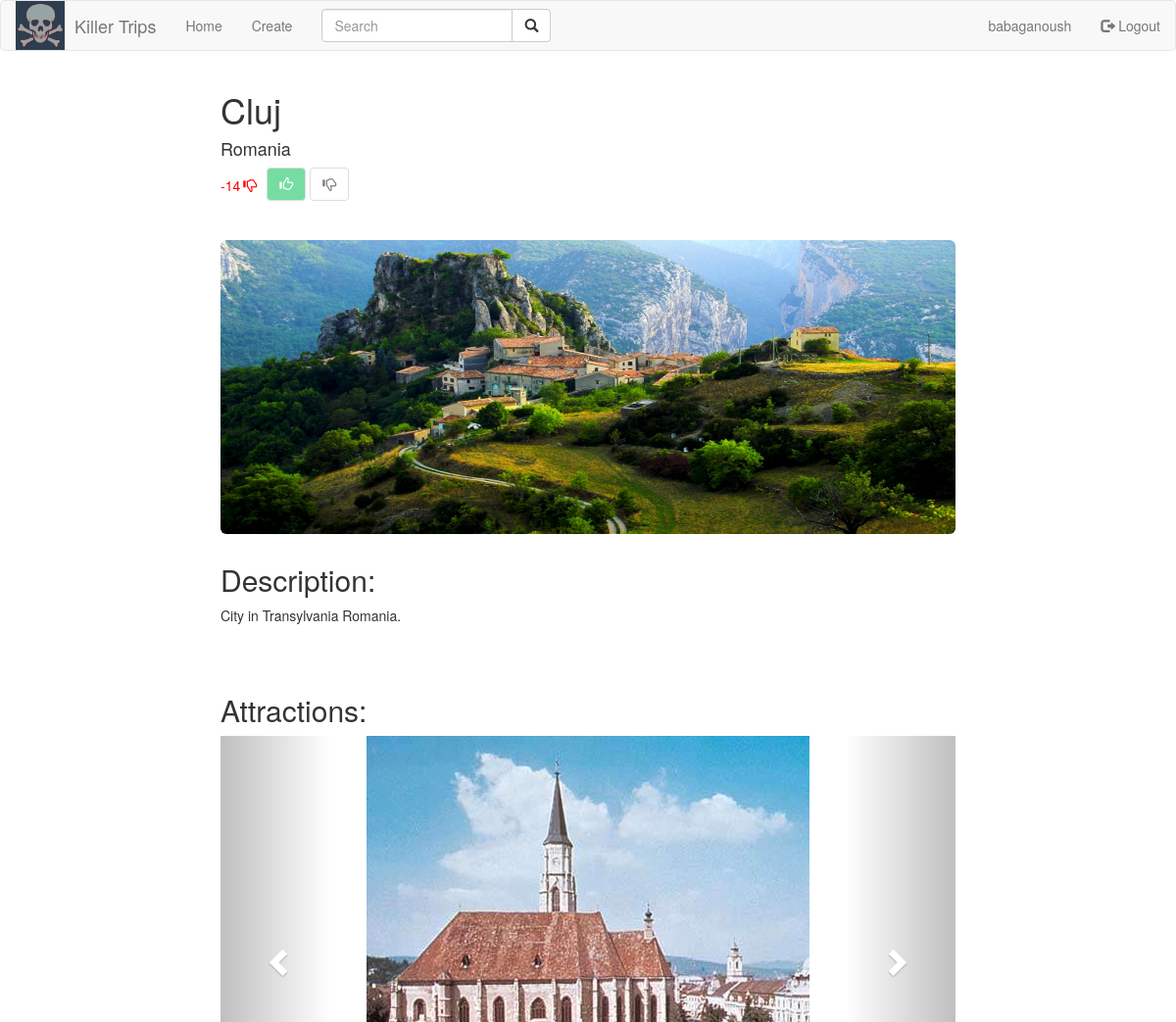
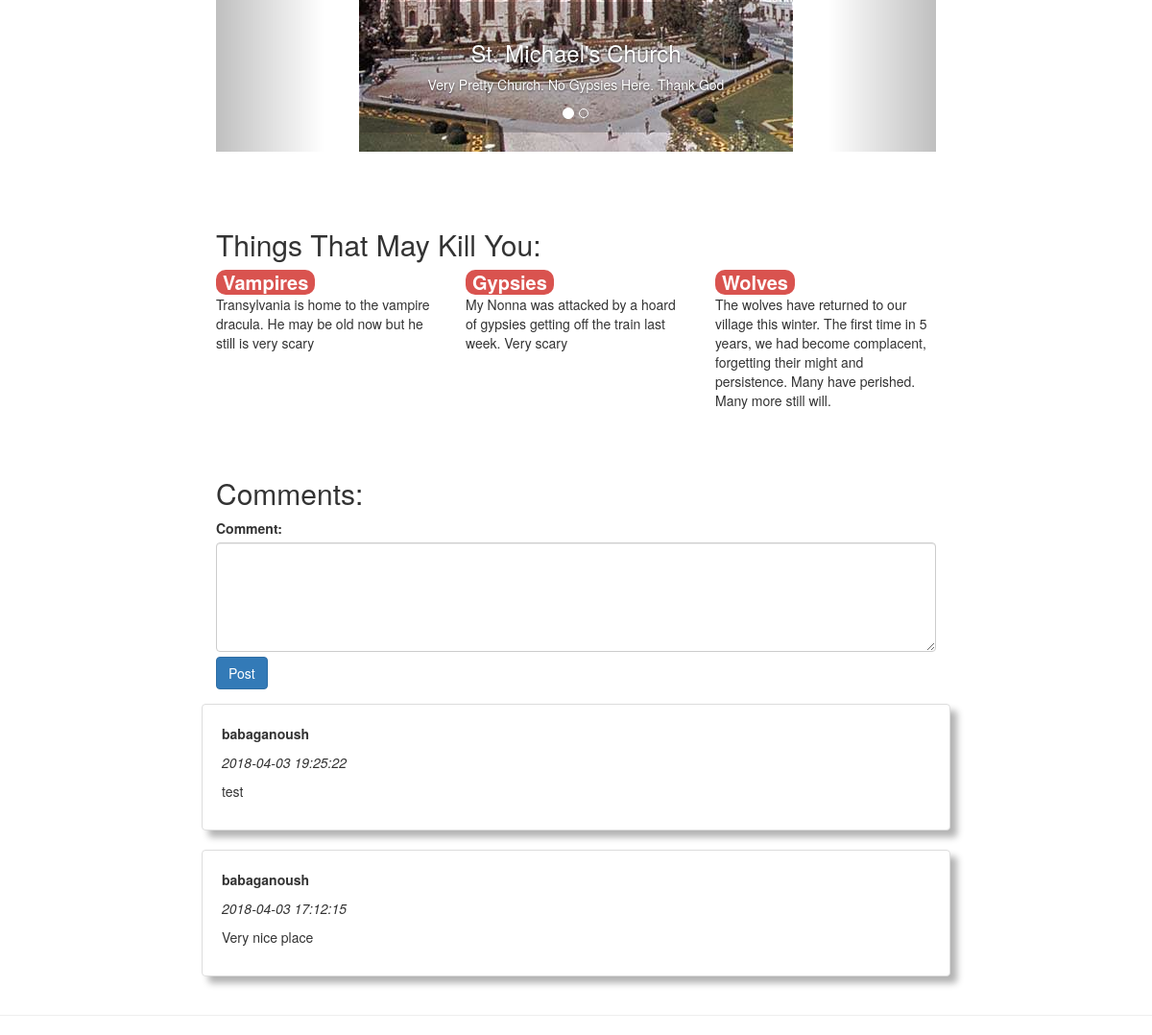
Screenshot of /src/views/city.php?cityid=46 (signed in) with the database file from the repository (2 pictures, top to bottom).
### tables this page shows
CREATE TABLE `cities` (
  `cityid` int(11) NOT NULL,
  `city` varchar(100) NOT NULL,
  `description` varchar(1000) NOT NULL,
  `country` varchar(100) NOT NULL,
  `image` varchar(200) NOT NULL,
  `date` timestamp NOT NULL DEFAULT CURRENT_TIMESTAMP
);

CREATE TABLE `attractions` (
  `attractionid` int(11) NOT NULL,
  `image` varchar(200) NOT NULL,
  `name` varchar(200) NOT NULL,
  `description` varchar(1000) NOT NULL,
  `cityid` int(11) NOT NULL,
  `date` timestamp NOT NULL DEFAULT CURRENT_TIMESTAMP
);

CREATE TABLE `killinfo` (
  `killid` int(11) NOT NULL,
  `cityid` int(11) NOT NULL,
  `date` timestamp NOT NULL DEFAULT CURRENT_TIMESTAMP,
  `killtext` text NOT NULL,
  `killname` varchar(100) NOT NULL
);

CREATE TABLE `comments` (
  `commentid` int(11) NOT NULL,
  `date` timestamp NOT NULL DEFAULT CURRENT_TIMESTAMP,
  `userid` int(11) NOT NULL,
  `comment` varchar(400) NOT NULL,
  `cityid` int(11) NOT NULL
);

CREATE TABLE `users` (
  `userid` int(11) NOT NULL,
  `username` varchar(32) NOT NULL,
  `password` varchar(64) NOT NULL,
  `permission` varchar(32) NOT NULL
);

### src/php/Cities.php (called while the page is built, shortened)
<?php
class Cities {
    public static function getCityById($id){
		try {
            $db = Database::getConnection();
            $queryString = "SELECT * FROM `cities` WHERE `cityid` = $id";
            $result = $db->query($queryString);
            if (($result->num_rows)>0){
                $city = $result->fetch_assoc();
            } else {
                header("Location: /killer-trips/src/views/404.php");
            }
            return $city;
        }
        catch(mysqli_sql_exception $e){
            echo "Connection failed: " . $e->getMessage();
        }
    }
}
?>

### src/php/Votes.php (called while the page is built, shortened)
<?php
class Votes {
	public static function getVotesForCity($cityid){
		try {
            $db = Database::getConnection();
            $queryString = "SELECT count(case when cityid = $cityid and score = 1 then 1 end) as upvote, count(case when cityid = $cityid and score = -1 then 1 end) as downvote FROM vote";
            $result = $db->query($queryString);
            $row = $result->fetch_assoc();
            $upvotes = $row["upvote"];
            $downvote = $row["downvote"];
            $difference = (int)$upvotes - (int)$downvote;
        }
        catch(mysqli_sql_exception $e){
            echo "Connection failed: " . $e->getMessage();
        }
        return $difference;
    }
    public static function hasUserVoted($cityid, $userid){
		try {
            $db = Database::getConnection();
            $hasvoted = 0;
            $queryString = "SELECT * FROM `vote` where cityid = $cityid and userid = $userid";
            $result = $db->query($queryString);
            $row = mysqli_fetch_assoc($result);
            if ($result->num_rows > 0){
                $hasvoted = $row["score"];
            }
        }
        catch(mysqli_sql_exception $e){
            echo "Connection failed: " . $e->getMessage();
        }
        return (int)$hasvoted;
    }
}
?>

### src/php/Attractions.php (called while the page is built, shortened)
<?php
class Attractions {
	public static function getAttractionsForCity($cityid){
		try {
            $db = Database::getConnection();
            $queryString = "SELECT * FROM `attractions` WHERE `cityid` = $cityid";
            $result = $db->query($queryString);
            $rows = array();
            while ($row = $result->fetch_assoc()) {
                array_push($rows, $row);
            }
        }
        catch(mysqli_sql_exception $e){
            echo "Connection failed: " . $e->getMessage();
        }
        return $rows;
    }
}
?>

### src/php/KillInfo.php (called while the page is built, shortened)
<?php
class KillInfo {
	public static function getKillInfoForCity($cityid){
		try {
            $db = Database::getConnection();
            $queryString = "SELECT * FROM `killinfo` WHERE `cityid` = $cityid";
            $result = $db->query($queryString);
            $rows = array();
            while ($row = $result->fetch_assoc()) {
                array_push($rows, $row);
            }
        }
        catch(mysqli_sql_exception $e){
            echo "Connection failed: " . $e->getMessage();
        }
        return $rows;
    }
}
?>

### src/php/Comments.php (called while the page is built, shortened)
<?php
class Comments {
	public static function getCommentsForCity($cityid){
		try {
            $db = Database::getConnection();
            $queryString = "SELECT * FROM `comments` WHERE `cityid` = $cityid ORDER BY `date` DESC";
            $result = $db->query($queryString);
            $rows = array();
            while ($row = $result->fetch_assoc()) {
                array_push($rows, $row);
            }
        }
        catch(mysqli_sql_exception $e){
            echo "Connection failed: " . $e->getMessage();
        }
        return $rows;
    }
}
?>

### src/php/User.php (called while the page is built, shortened)
<?php
class User {
	public static function getUserById($userid){
		try {
            $db = Database::getConnection();
            $queryString = "SELECT * FROM `users` WHERE `userid` = $userid";
            $result = $db->query($queryString);
            $user = $result->fetch_assoc();
        }
        catch(mysqli_sql_exception $e){
            echo "Connection failed: " . $e->getMessage();
        }
        return $user;
    }
}
?>

### src/views/city.php (the view, shortened to what this page needs)
<?php
    include("../php/Cities.php");
    include("../php/Attractions.php");
    include("../php/KillInfo.php");
    include("../php/Comments.php");
    include("../php/Votes.php");
    $city = Cities::getCityById($_GET["cityid"]);
    $hasvoted = Votes::hasUserVoted($_GET["cityid"], $_SESSION['userid']);
    $votescore = Votes::getVotesForCity($_GET["cityid"]);
    $attractions = Attractions::getAttractionsForCity($_GET["cityid"]);
    $killinfo = KillInfo::getKillInfoForCity($_GET["cityid"]);
    $comments = Comments::getCommentsForCity($_GET["cityid"]);
?>
<!DOCTYPE html>
    <head>
        <link rel="stylesheet" href="https://maxcdn.bootstrapcdn.com/bootstrap/3.3.7/css/bootstrap.min.css">
        <link rel="stylesheet" href="../css/cities.css">
    </head>
    <body>
      <nav class="navbar navbar-default">
        <div class="container-fluid">
          <div class="navbar-header">
            <a href="homepage.php" class="navbar-left"><img style="width: 50px; height:50px; margin-right: 10px;" src="../images/logo.jpg"></a>
            <a class="navbar-brand" href="homepage.php">Killer Trips</a>
          </div>
          <ul class="nav navbar-nav">
            <li><a href="homepage.php">Home</a></li>
          </ul>
          <?php
          if (isset($_SESSION['loggedin']) && $_SESSION['loggedin'] == true){
              ?>
            <ul class="nav navbar-nav">
              <li><a href="create.php">Create</a></li>
            </ul>
          <?php
            }
          ?>
          <?php
            if (isset($_SESSION['loggedin']) && $_SESSION['loggedin'] == true){
                ?>
                <ul class="nav navbar-nav navbar-right">
                  <li><a href="#"><?php echo $_SESSION['username'];?></a></li>
                  <li><a href="/killer-trips/src/php/Logout.php"><span class="glyphicon glyphicon-log-out"></span> Logout</a></li>
                </ul>
                <?php
              }
            ?>
          <form class="navbar-form navbar-left" method="get" action="list_cities.php">
            <div class="input-group">
              <input type="text" name="keyword" id="keyword" class="form-control" placeholder="Search">
              <div class="input-group-btn">
                <button class="btn btn-default" type="submit">
                  <i class="glyphicon glyphicon-search"></i>
                </button>
              </div>
            </div>
          </form>
        </div>
      </nav>
      <div class="container">
        <div class="row row-offcanvas row-offcanvas-right">
          <div class="col-md-offset-2 col-md-8">
            <h1><?php echo $city["city"]?></h1>
            <h4><?php echo $city["country"]?></h4>
            <p class="votescore" style="color: <?PHP echo ($votescore >= 0)? 'green': 'red'; ?>"><?php echo $votescore?></p>
            <span class="voteicon" style="color: <?PHP echo ($votescore >= 0)? 'green': 'red'; ?>"><i class="glyphicon <?PHP echo ($votescore >= 0)? 'glyphicon-thumbs-up': 'glyphicon-thumbs-down'; ?>"></i></span>
            <?php
            if (isset($_SESSION['loggedin']) && $_SESSION['loggedin'] == true){
                ?>
              <div class="votebuttons">
                <button class="btn btn-default up-button <?PHP echo ($hasvoted == 1)? "disabled hasvoted":(($hasvoted==-1)?"disabled":""); ?>" type="submit">
                    <i class="glyphicon glyphicon-thumbs-up"></i>
                </button>
                <button class="btn btn-default down-button <?PHP echo ($hasvoted == 1)? "disabled":(($hasvoted==-1)?"disabled hasvoted":""); ?>" type="submit">
                    <i class="glyphicon glyphicon-thumbs-down"></i>
                </button>
              </div>
              <?php
            }
            ?>
            <br>
            <br>
            <div class="jumbotron" style="background-image: url(../images/<?php echo $city["image"]?>);"></div>
            <h2>Description:</h2>
            <p><?php echo $city["description"]?></p>
            <br>
            <br>
            <h2>Attractions:</h2>
            <div id="attractionCarousel" class="carousel slide" data-interval="false">
              <ol class="carousel-indicators">
                <?php
                    $arrlength = count($attractions);
                    for($x = 0; $x < $arrlength; $x++) {
                      ?>
                      <li data-target="#myCarousel" data-slide-to="<?php $x ?>" class="<?PHP echo ($x == 0)? 'active': ''; ?>"></li>
                      <?php
                    }
                ?>
              </ol>
              <div class="carousel-inner">
              <?php
                    $arrlength = count($attractions);
                    for($x = 0; $x < $arrlength; $x++) {
                      $attraction = $attractions[$x];
                      ?>
                      <div class="item <?PHP echo ($x == 0)? 'active': ''; ?>">
                        <img src="../images/attractions/<?php echo $attraction['image'] ?>">
                        <div class="carousel-caption">
                          <h3><?php echo $attraction["name"]?></h3>
                          <p><?php echo $attraction['description'] ?></p>
                        </div>
                      </div>
                    <?php
                    }
                ?>
              </div>
              <a class="left carousel-control" href="#attractionCarousel" data-slide="prev">
                <span class="glyphicon glyphicon-chevron-left"></span>
              </a>
              <a class="right carousel-control" href="#attractionCarousel" data-slide="next">
                <span class="glyphicon glyphicon-chevron-right"></span>
              </a>
            </div>
            <br>
            <br>
            <br>
            <h2>Things That May Kill You:</h2>
            <div class="row">
              <?php
                $arrlength = count($killinfo);
                for($x = 0; $x < $arrlength; $x++) {
                  $info = $killinfo[$x];
                  ?>
                  <div class="col-6 col-lg-4 city">
                    <strong><span class="badge progress-bar-danger"><?php echo $info['killname']?></span></strong>
                    <p class="kill-description"><?php echo $info['killtext']?></p>
                  </div>
                  <?php
                }
              ?>
            </div>
            <br>
            <br>
            <h2>Comments:</h2>
            <?php
            if (isset($_SESSION['loggedin']) && $_SESSION['loggedin'] == true){
              $userid = $_SESSION["userid"];
              $cityid = $city["cityid"];
              ?>
              <form role="form" method="post" action="../php/AddComment.php?cityid=<?php echo $cityid?>&userid=<?php echo $userid?>">
                <div class="form-group">
                  <label for="comment">Comment:</label>
                  <textarea class="form-control" rows="5" name="comment" id="comment"></textarea>
                  <button style="margin-top:5px;" type="submit" class="btn btn-primary">Post</button>
                </div>
              </form>
              <?php
            }
            ?>
            <?php
                $arrlength = count($comments);
                for($x = 0; $x < $arrlength; $x++) {
                    $comment = $comments[$x];
                    include_once("../php/User.php");
                    $user = User::getUserById($comment["userid"]);
                    ?>
                    <div class="row">
                        <div class="panel panel-white panel-shadow">
                            <p><b><?php echo $user["username"]?></b></p>
                            <p><i><?php echo $comment["date"]?></i></p>
                            <p><?php echo strip_tags($comment["comment"],"?")?></p>
                        </div>
                    </div>
                    <?php
                  }
            ?>
            </div>
          </div>
        </div>
        <hr>
    </body>
</html>

### src/css/cities.css (style rules this page uses)
.jumbotron { height: 300px; -webkit-background-size: 100% 100%; -moz-background-size: 100% 100%; -o-background-size: 100% 100%; background-size: 100% 100%; }
.panel-shadow { padding: 20px; }
.panel-shadow { box-shadow: rgba(0, 0, 0, 0.3) 7px 7px 7px; }
.panel-white { border: 1px solid #dddddd; }
@media screen and (min-width: 768px) { .carousel-caption { color: #fff; background-color: rgba(0, 0, 0, 0.2); } }
.carousel-inner > .item > img { margin: 0 auto; }
.badge { font-size: 20px; }
.votescore { float: left; margin-top: 8px; margin-right: 3px; }
.voteicon { margin-top: 8px; margin-right: 10px; float: left; }
.up-button.hasvoted { color: white; background-color: #2ecc71; }

### rows the page displays
cities: city "Cluj", country "Romania", image (picture), description "City in Transylvania Romania."
attractions: image (picture), name "St. Michael's Church", description "Very Pretty Church. No Gypsies Here. Thank God"
killinfo: killname "Vampires", killtext "Transylvania is home to the vampire dracula. He may be old now but he still is very scary"
killinfo: killname "Gypsies", killtext "My Nonna was attacked by a hoard of gypsies getting off the train last week. Very scary"
killinfo: killname "Wolves", killtext "The wolves have returned to our village this winter. The first time in 5 years, we had become complacent, forgetting their might and persistence. Many have perished. Many more still will."
comments: userid.username "babaganoush", date "2018-04-03 19:25:22", comment "test"
comments: userid.username "babaganoush", date "2018-04-03 17:12:15", comment "Very nice place"

### other values shown
$_SESSION['username'] "babaganoush"
$votescore "-14"
